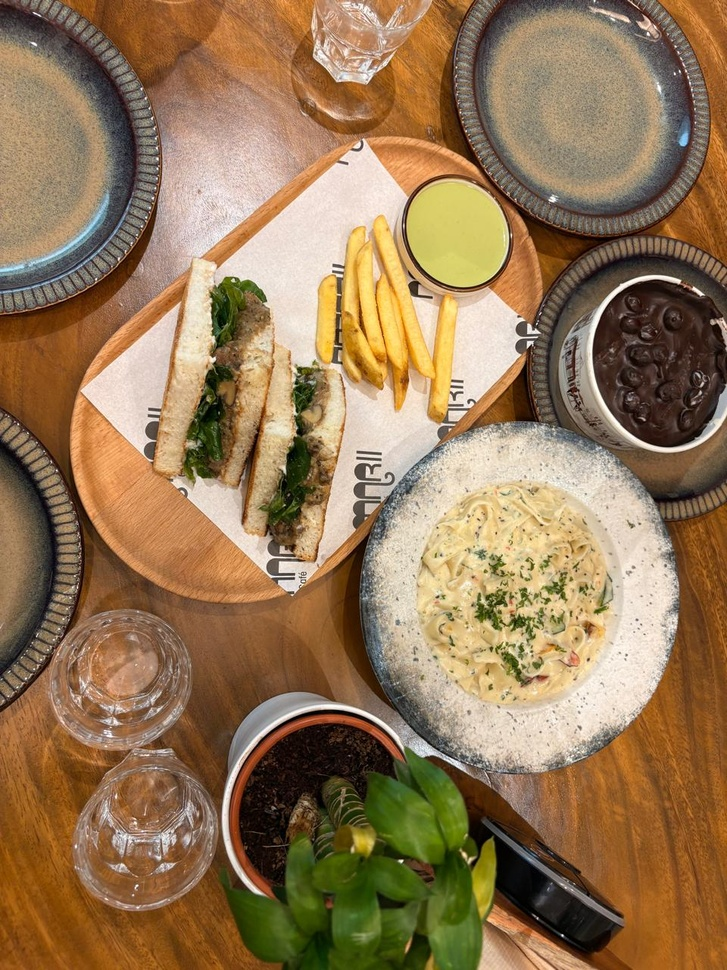
#> input picture dataset/food_photo_1.jpeg, 727 x 970 px, shrunk from 960 x 1280 before the run
$ python feature_matching.py
#> lines starting #> are read from the running program, lines starting #| are printed output that depends on the picture

from pathlib import Path

import cv2
import numpy as np
import matplotlib.pyplot as plt

# Project folders
BASE_DIR = Path(__file__).resolve().parent.parent
DATASET_DIR = BASE_DIR / "dataset"
OUTPUT_DIR = BASE_DIR / "output" / "unit4_feature_matching"
OUTPUT_DIR.mkdir(parents=True, exist_ok=True)

IMAGE_PATH_1 = DATASET_DIR / "food_photo_1.jpeg"
IMAGE_PATH_2 = DATASET_DIR / "food_photo_2.jpeg"


def load_image(path):
    image = cv2.imread(str(path))
#> image is the input picture: shape (970, 727, 3); mean B, G, R 85.7, 120.3, 149.2

    if image is None:
        raise FileNotFoundError(f"Could not load image: {path}")

    return image


def find_good_matches(descriptors1, descriptors2):
    if descriptors1 is None or descriptors2 is None:
        return []

    if len(descriptors1) < 2 or len(descriptors2) < 2:
        return []

    matcher = cv2.BFMatcher(cv2.NORM_L2)
    pairs = matcher.knnMatch(descriptors1, descriptors2, k=2)

    # Lowe's ratio test filters ambiguous matches.
    good = []

    for pair in pairs:
        if len(pair) == 2:
            first, second = pair

            if first.distance < 0.75 * second.distance:
                good.append(first)

    return good


# Load photos
image1 = load_image(IMAGE_PATH_1)
image2 = load_image(IMAGE_PATH_2)
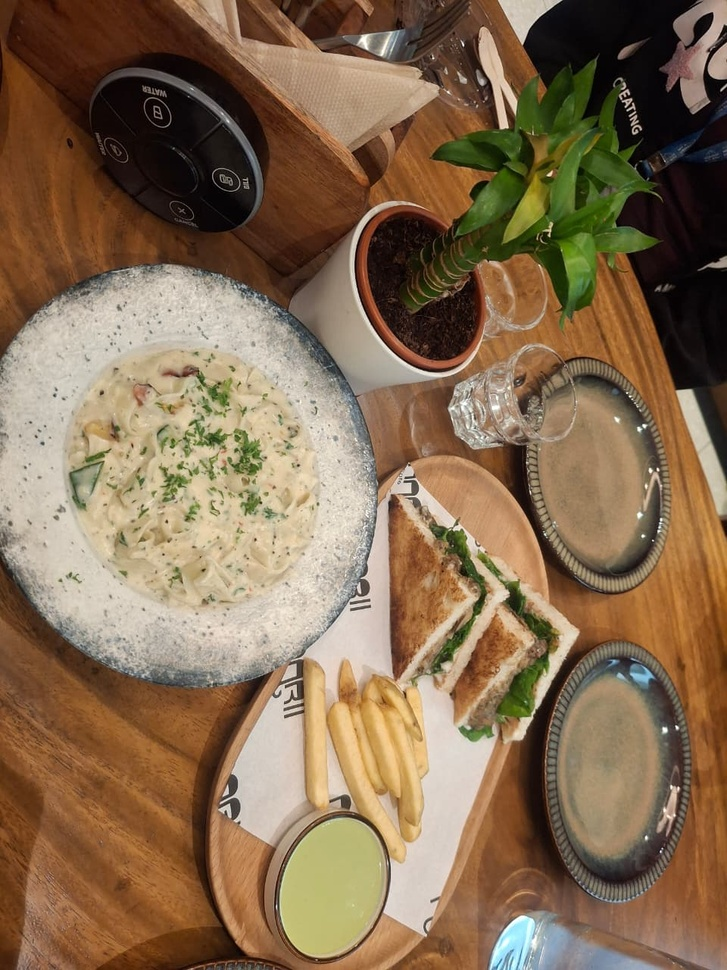
#> input picture dataset/food_photo_2.jpeg, 727 x 970 px, shrunk from 960 x 1280 before the run
#> in load_image, image is the input picture: shape (970, 727, 3); mean B, G, R 81.5, 108.7, 133.7

# Convert to grayscale for SIFT
gray1 = cv2.cvtColor(image1, cv2.COLOR_BGR2GRAY)
gray2 = cv2.cvtColor(image2, cv2.COLOR_BGR2GRAY)
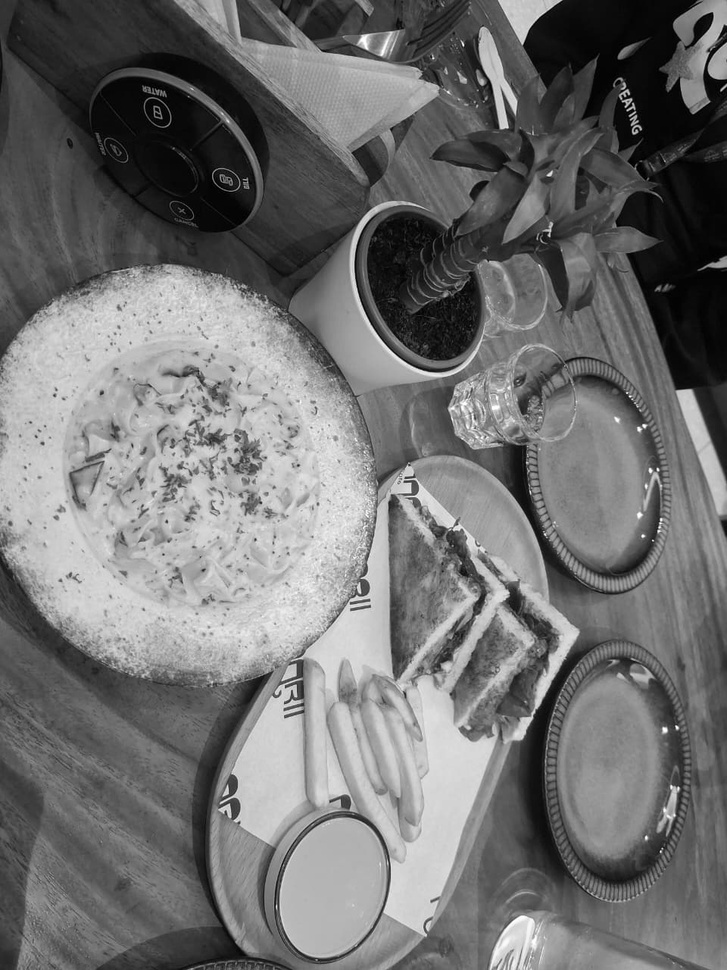
#> gray2: shape (970, 727); min 0, max 255, mean 113.1

# Create SIFT detector
sift = cv2.SIFT_create()

keypoints1, descriptors1 = sift.detectAndCompute(gray1, None)
#> keypoints1 = 4479 keypoints; strongest (x, y, size): (401, 861, 2.7), (678, 281, 3.9), (622, 286, 4.8), (694, 289, 3.3)
keypoints2, descriptors2 = sift.detectAndCompute(gray2, None)
#> keypoints2 = 3445 keypoints; strongest (x, y, size): (677, 727, 2.4), (658, 469, 1.9), (665, 730, 3.9), (661, 519, 1.9)

# Match original photos
matches_before = find_good_matches(descriptors1, descriptors2)
#> in find_good_matches, `pairs = matcher.knnMatch(descriptors1, descriptors2, k=2)`: pairs = 4479 matches
#> after the loop in find_good_matches, `for pair in pairs:`: good = 136 matches
#> matches_before = 136 matches

# Rotate the first photo by 30 degrees
height, width = image1.shape[:2]
#> height = 970; width = 727
center = (width // 2, height // 2)
#> center = (363, 485)

rotation_matrix = cv2.getRotationMatrix2D(center, 30, 1.0)

rotated_image = cv2.warpAffine(
    image1,
    rotation_matrix,
    (width, height),
    flags=cv2.INTER_LINEAR,
    borderMode=cv2.BORDER_REFLECT,
)
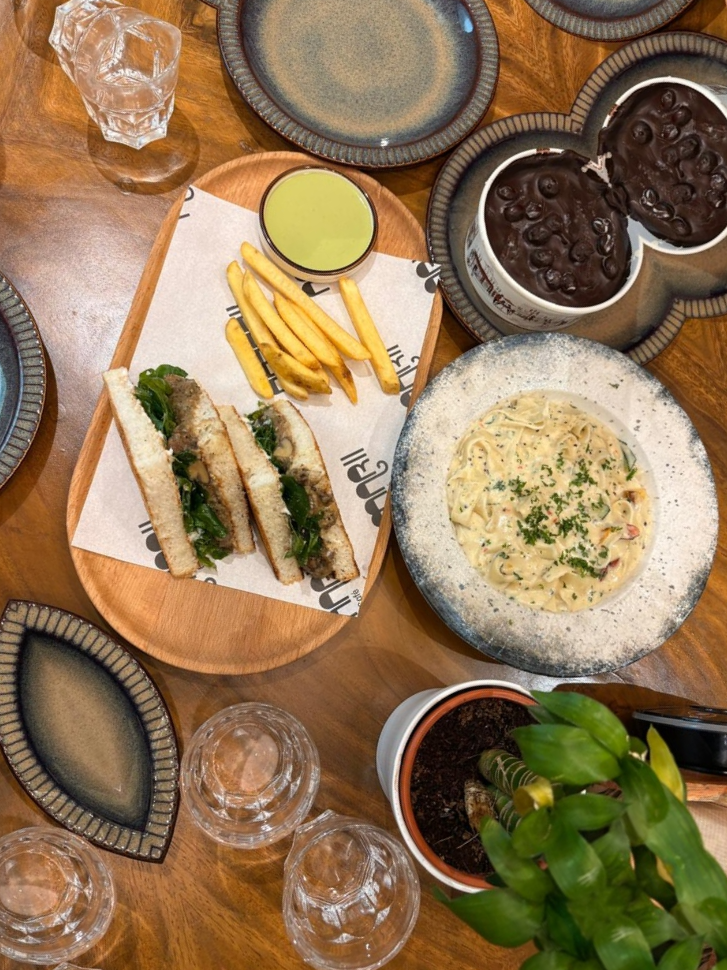
#> rotated_image: shape (970, 727, 3); mean B, G, R 85.7, 119, 145.6

rotated_gray = cv2.cvtColor(rotated_image, cv2.COLOR_BGR2GRAY)
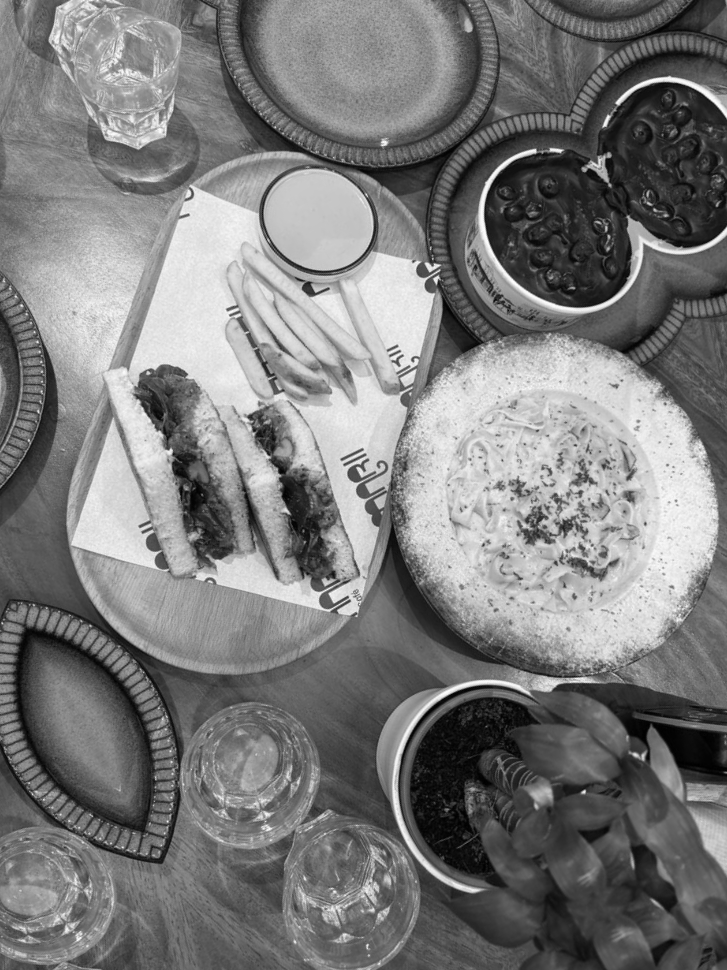
#> rotated_gray: shape (970, 727); min 0, max 254, mean 123.2

keypoints_rotated, descriptors_rotated = sift.detectAndCompute(
    rotated_gray, None
)
#> keypoints_rotated = 5741 keypoints; strongest (x, y, size): (584, 792, 2.7), (618, 102, 3.9), (533, 151, 4), (605, 124, 3.5)

# Match the rotated first photo against the second photo
matches_after = find_good_matches(descriptors_rotated, descriptors2)
#> in find_good_matches (call 2), `pairs = matcher.knnMatch(descriptors1, descriptors2, k=2)`: pairs = 5741 matches
#> after the loop in find_good_matches (call 2), `for pair in pairs:`: good = 149 matches
#> matches_after = 149 matches

# Draw match visualisations
before_image = cv2.drawMatches(
    image1,
    keypoints1,
    image2,
    keypoints2,
    matches_before[:100],
    None,
    flags=cv2.DrawMatchesFlags_NOT_DRAW_SINGLE_POINTS,
)
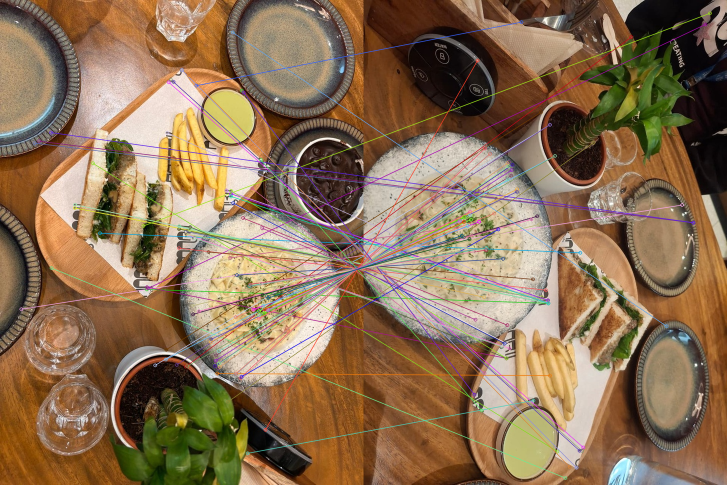
#> before_image: shape (970, 1454, 3) (shown at 1/2 size); mean B, G, R 84.4, 113, 140

after_image = cv2.drawMatches(
    rotated_image,
    keypoints_rotated,
    image2,
    keypoints2,
    matches_after[:100],
    None,
    flags=cv2.DrawMatchesFlags_NOT_DRAW_SINGLE_POINTS,
)
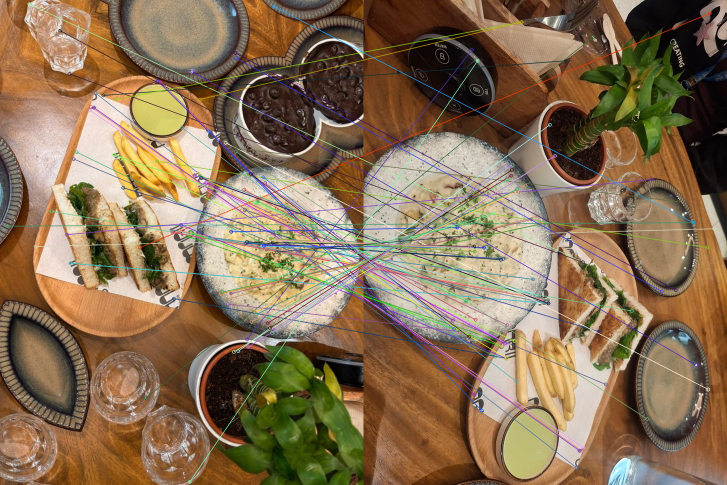
#> after_image: shape (970, 1454, 3) (shown at 1/2 size); mean B, G, R 84.2, 112.3, 136.3

# Save output images
cv2.imwrite(str(OUTPUT_DIR / "rotated_photo.jpg"), rotated_image)
cv2.imwrite(str(OUTPUT_DIR / "matches_before_rotation.jpg"), before_image)
cv2.imwrite(str(OUTPUT_DIR / "matches_after_rotation.jpg"), after_image)

# Create a comparison figure
fig, axes = plt.subplots(2, 1, figsize=(16, 12))

axes[0].imshow(cv2.cvtColor(before_image, cv2.COLOR_BGR2RGB))
axes[0].set_title(f"Before rotation: {len(matches_before)} good matches")
axes[0].axis("off")

axes[1].imshow(cv2.cvtColor(after_image, cv2.COLOR_BGR2RGB))
axes[1].set_title(f"After 30-degree rotation: {len(matches_after)} good matches")
axes[1].axis("off")

fig.tight_layout()

figure_path = OUTPUT_DIR / "rotation_matching_comparison.png"
fig.savefig(figure_path, dpi=150, bbox_inches="tight")
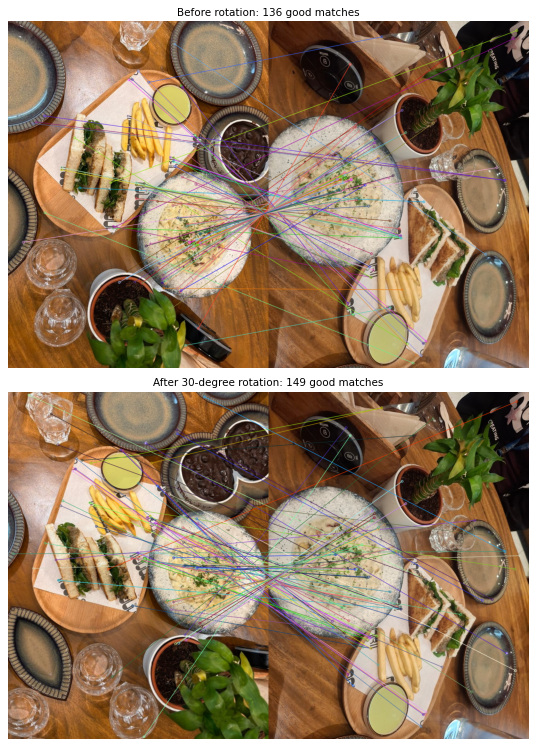
#> figure drawn by matplotlib, 2 panels
plt.close(fig)

# Save numerical results
summary_path = OUTPUT_DIR / "matching_summary.txt"

with summary_path.open("w", encoding="utf-8") as file:
    file.write("FEATURE MATCHING UNDER ROTATION\n")
    file.write("===============================\n")
    file.write(f"Photo 1: {IMAGE_PATH_1.name}\n")
    file.write(f"Photo 2: {IMAGE_PATH_2.name}\n")
    file.write("Rotation angle: 30 degrees\n")
    file.write(f"Keypoints in photo 1: {len(keypoints1)}\n")
    file.write(f"Keypoints in photo 2: {len(keypoints2)}\n")
    file.write(f"Keypoints in rotated photo 1: {len(keypoints_rotated)}\n")
    file.write(f"Good matches before rotation: {len(matches_before)}\n")
    file.write(f"Good matches after rotation: {len(matches_after)}\n")

print("Feature matching completed successfully!")
print(f"Keypoints in photo 1: {len(keypoints1)}")
#| Keypoints in photo 1: 4479
print(f"Keypoints in photo 2: {len(keypoints2)}")
#| Keypoints in photo 2: 3445
print(f"Keypoints in rotated photo 1: {len(keypoints_rotated)}")
#| Keypoints in rotated photo 1: 5741
print(f"Good matches before rotation: {len(matches_before)}")
#| Good matches before rotation: 136
print(f"Good matches after rotation: {len(matches_after)}")
#| Good matches after rotation: 149
print(f"Results saved to: {OUTPUT_DIR}")
print(f"Comparison figure: {figure_path}")
